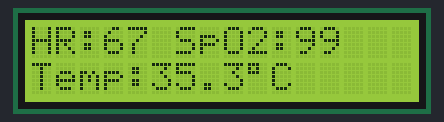
This sketch was run on a simulated Arduino Uno, built with avr-gcc and run on an emulated ATmega328P. On the bench: 16×2 character LCD. Random numbers use the default seed unless the sketch sets one; what the sketch prints to the serial monitor is not drawn.

Above: at 1.1 s.
At 6.2 s:
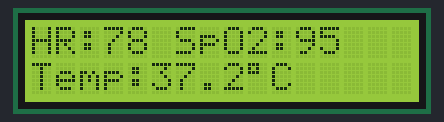
At 11.2 s:
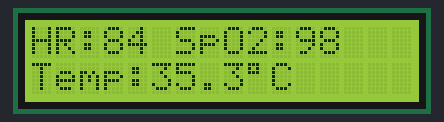
At 16.2 s:
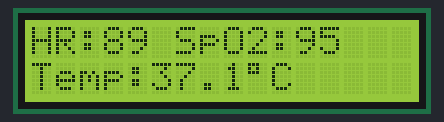
At 26.3 s:
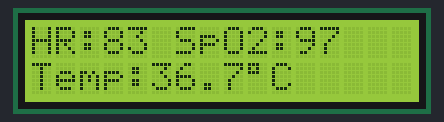
At 36.3 s:
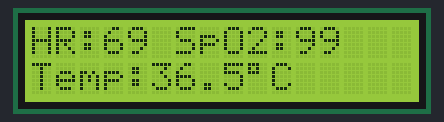

Measured:
- what the display in image 0 shows lasts 5.0 s, from 1.1 s to 6.1 s

The sketch:

SPO2_TEMP_HEARTRATE_SIMULATIONS.ino
```cpp
#include <Wire.h>
#include <LiquidCrystal_I2C.h>

// LCD at address 0x27, 16 columns, 2 rows
LiquidCrystal_I2C lcd(0x27, 16, 2);

// Simulate temperature values between 34.8 and 37.4
float simulateTemperature() {
  return random(348, 374) / 10.0;
}

// Example simulated heart rate and SpO2 values (replace with your real sensor code)
int heartRate = 0;
int spO2 = 0;

void setup() {
  Wire.begin();
  lcd.init();
  lcd.backlight();
  lcd.clear();

  // Simulated sensors setup (replace with your sensors)
  Serial.begin(9600);
  delay(1000);
}

void loop() {
  // Simulate reading heart rate and SpO2 (replace with actual sensor reading)
  heartRate = random(60, 100);
  spO2 = random(95, 100);

  float temperature = simulateTemperature();

  // Display on Serial Monitor (optional)
  Serial.print("HR: "); Serial.print(heartRate);
  Serial.print(" bpm, SpO2: "); Serial.print(spO2);
  Serial.print(" %, Temp: "); Serial.print(temperature);
  Serial.println(" C");

  // Display on LCD
  lcd.setCursor(0, 0);
  lcd.print("HR:"); lcd.print(heartRate);
  lcd.print(" SpO2:"); lcd.print(spO2);

  lcd.setCursor(0, 1);
  lcd.print("Temp:");
  lcd.print(temperature, 1);
  lcd.print((char)223); // degree symbol
  lcd.print("C   ");

  delay(5000); // Update every 5 seconds
}
```
